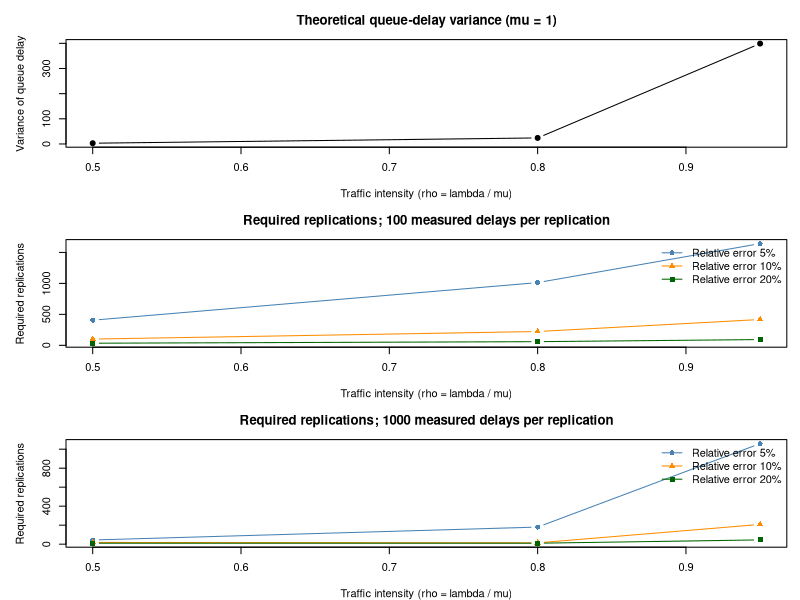

Source code (R):
# Exercise 14: replication/deletion precision analysis for M/M/1 queue delay.
# The first delays of every replication are discarded to reduce initialization bias.

service_rate <- 1
traffic_intensities <- c(0.5, 0.8, 0.95)
measurement_lengths <- c(100, 1000)
relative_errors <- c(0.05, 0.10, 0.20)
warmup_deletions <- 10000
minimum_replicates <- 10
maximum_replicates <- 2500
confidence_level <- 0.95
random_seed <- 14

simulate_replication_mean <- function(
  arrival_rate,
  service_rate,
  number_of_delays,
  deletion_count
) {
  target_completions <- deletion_count + number_of_delays
  service_times <- rexp(target_completions - 1, rate = service_rate)
  interarrival_times <- rexp(target_completions - 1, rate = arrival_rate)
  cumulative_workload <- cumsum(service_times - interarrival_times)
  waiting_times <- c(
    0,
    cumulative_workload - pmin(0, cummin(cumulative_workload))
  )

  mean(waiting_times[(deletion_count + 1):target_completions])
}

replication_deletion <- function(
  traffic_intensity,
  number_of_delays,
  relative_errors,
  service_rate,
  deletion_count,
  minimum_replicates,
  maximum_replicates,
  confidence_level
) {
  arrival_rate <- traffic_intensity * service_rate
  replication_means <- numeric(0)
  required_replicates <- setNames(rep(NA_integer_, length(relative_errors)), relative_errors)
  achieved_relative_errors <- setNames(rep(NA_real_, length(relative_errors)), relative_errors)
  means_at_stopping <- setNames(rep(NA_real_, length(relative_errors)), relative_errors)

  for (replication in seq_len(maximum_replicates)) {
    replication_means <- c(
      replication_means,
      simulate_replication_mean(
        arrival_rate,
        service_rate,
        number_of_delays,
        deletion_count
      )
    )

    number_completed <- length(replication_means)
    if (number_completed < minimum_replicates) {
      next
    }

    estimated_mean <- mean(replication_means)
    estimated_sd <- sd(replication_means)
    relative_half_width <- qt(
      1 - (1 - confidence_level) / 2,
      df = number_completed - 1
    ) * estimated_sd / sqrt(number_completed) / abs(estimated_mean)

    newly_satisfied <- is.na(required_replicates) & relative_half_width <= relative_errors
    if (any(newly_satisfied)) {
      required_replicates[newly_satisfied] <- number_completed
      achieved_relative_errors[newly_satisfied] <- relative_half_width
      means_at_stopping[newly_satisfied] <- estimated_mean
    }

    if (all(!is.na(required_replicates))) {
      break
    }
  }

  if (anyNA(required_replicates)) {
    stop(
      "Precision target was not reached before maximum_replicates = ",
      maximum_replicates,
      " for rho = ", traffic_intensity,
      " and measurement length = ", number_of_delays
    )
  }

  data.frame(
    traffic_intensity = traffic_intensity,
    number_of_delays = number_of_delays,
    relative_error = as.numeric(names(required_replicates)),
    required_replicates = as.integer(required_replicates),
    achieved_relative_error = as.numeric(achieved_relative_errors),
    estimated_mean = as.numeric(means_at_stopping),
    stringsAsFactors = FALSE
  )
}

set.seed(random_seed)
scenario_grid <- expand.grid(
  traffic_intensity = traffic_intensities,
  number_of_delays = measurement_lengths,
  KEEP.OUT.ATTRS = FALSE
)
replication_results <- do.call(rbind, lapply(seq_len(nrow(scenario_grid)), function(row) {
  replication_deletion(
    traffic_intensity = scenario_grid$traffic_intensity[row],
    number_of_delays = scenario_grid$number_of_delays[row],
    relative_errors = relative_errors,
    service_rate = service_rate,
    deletion_count = warmup_deletions,
    minimum_replicates = minimum_replicates,
    maximum_replicates = maximum_replicates,
    confidence_level = confidence_level
  )
}))

replication_results$theoretical_mean <- with(
  replication_results,
  traffic_intensity / (service_rate * (1 - traffic_intensity))
)
replication_results$theoretical_variance <- with(
  replication_results,
  traffic_intensity * (2 - traffic_intensity) /
    (service_rate^2 * (1 - traffic_intensity)^2)
)

variance_results <- data.frame(
  traffic_intensity = traffic_intensities,
  theoretical_mean = traffic_intensities / (service_rate * (1 - traffic_intensities)),
  theoretical_variance = traffic_intensities * (2 - traffic_intensities) /
    (service_rate^2 * (1 - traffic_intensities)^2)
)

cat("M/M/1 replication/deletion analysis\n")
cat("Service rate (mu):", service_rate, "\n")
cat("Warm-up delays deleted per replication:", warmup_deletions, "\n")
cat("Confidence level:", confidence_level, "\n")
cat("Minimum replications before testing precision:", minimum_replicates, "\n\n")
cat("Theoretical queue-delay mean and variance by traffic intensity:\n")
print(transform(
  variance_results,
  theoretical_mean = round(theoretical_mean, 4),
  theoretical_variance = round(theoretical_variance, 4)
), row.names = FALSE)
cat("\nRequired replications by precision target:\n")
print(transform(
  replication_results,
  relative_error = paste0(round(relative_error * 100), "%"),
  achieved_relative_error = round(achieved_relative_error, 4),
  estimated_mean = round(estimated_mean, 4),
  theoretical_mean = round(theoretical_mean, 4),
  theoretical_variance = round(theoretical_variance, 4)
), row.names = FALSE)

script_path <- tryCatch(sys.frames()[[1]]$ofile, error = function(e) NULL)
if (!is.null(script_path) && nzchar(script_path)) {
  script_dir <- dirname(normalizePath(script_path, winslash = "/"))
} else {
  search_roots <- unique(c(
    normalizePath(getwd(), winslash = "/"),
    list.dirs(getwd(), recursive = FALSE, full.names = TRUE),
    dirname(normalizePath(getwd(), winslash = "/"))
  ))
  possible_output_dirs <- c(
    file.path(search_roots, "module 1", "scripts"),
    file.path(search_roots, "scripts")
  )
  existing_output_dirs <- possible_output_dirs[dir.exists(possible_output_dirs)]
  script_dir <- if (length(existing_output_dirs)) existing_output_dirs[1] else getwd()
}

write.csv(replication_results, file.path(script_dir, "E14_repdel_results.csv"), row.names = FALSE)
write.csv(variance_results, file.path(script_dir, "E14_queue_delay_variance.csv"), row.names = FALSE)

pdf(file.path(script_dir, "E14_repdel_analysis.pdf"), width = 10, height = 11)
par(mfrow = c(3, 1), mar = c(4, 5, 3, 1))
plot(
  variance_results$traffic_intensity,
  variance_results$theoretical_variance,
  type = "b",
  pch = 19,
  xlab = "Traffic intensity (rho = lambda / mu)",
  ylab = "Variance of queue delay",
  main = "Theoretical queue-delay variance (mu = 1)"
)
for (measurement_length in measurement_lengths) {
  subset_results <- replication_results[
    replication_results$number_of_delays == measurement_length,
  ]
  replication_matrix <- sapply(relative_errors, function(error_target) {
    subset_results$required_replicates[subset_results$relative_error == error_target]
  })
  matplot(
    traffic_intensities,
    replication_matrix,
    type = "b",
    pch = c(16, 17, 15),
    lty = 1,
    col = c("steelblue", "darkorange", "darkgreen"),
    xlab = "Traffic intensity (rho = lambda / mu)",
    ylab = "Required replications",
    main = paste("Required replications;", measurement_length, "measured delays per replication")
  )
  legend(
    "topright",
    legend = paste0("Relative error ", round(relative_errors * 100), "%"),
    pch = c(16, 17, 15),
    lty = 1,
    col = c("steelblue", "darkorange", "darkgreen"),
    bty = "n"
  )
}
dev.off()

cat("\nReplication results:", file.path(script_dir, "E14_repdel_results.csv"), "\n")
cat("Variance data:", file.path(script_dir, "E14_queue_delay_variance.csv"), "\n")
cat("Plots:", file.path(script_dir, "E14_repdel_analysis.pdf"), "\n")
